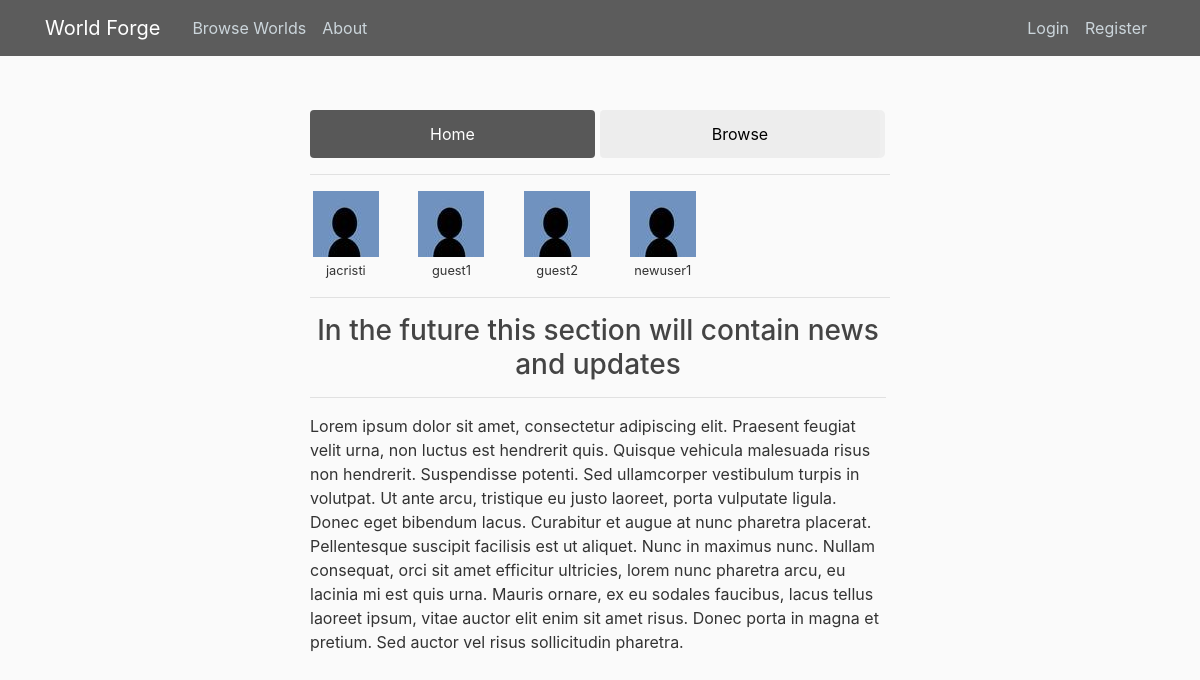
Page /forge/ on the committed database.
### users/models.py (models this page shows, shortened)
class Profile(models.Model):
    user = models.OneToOneField(User, on_delete=models.CASCADE)
    image = models.ImageField(blank=True, upload_to='profile_pics')
    image_thumb = models.ImageField(blank=True, upload_to='profile_pics/thumbs')
    user_tier = models.IntegerField(default=1)

### forge/views.py (the view)
# urls.py: url(r'', views.home, name='forge_home'),
def home(request):
    users = User.objects.all()
    profiles = Profile.objects.all()
    context = {
        'users': users,
        'profiles': profiles,
        'home_active': 'active',
    }
    return render(request, 'forge/home.html', context)

### forge/templates/forge/home.html
{% extends 'forge/base.html' %}
{% load static %}
{% block content %}
<div class="center-div">
    {% include 'forge/sub_nav.html' %}
  <div class="row">
  {% for profile in profiles %}
    <div class="col-sm-2 mr-1">
      <a href="{% url 'world_index' profile.user.username %}">
        {% if profile.image_thumb %}
        <img src="{{ profile.image_thumb.url }}" title="{{ profile.user.username }}"/>
        {% else %}
        <img src="{% static 'forge/default_profile_thumb.jpg' %}" title="{{ profile.user.username }}"/>
        {% endif %}
      </a>
      <small>{{ profile.user.username }}</small>
    </div>
  {% endfor %}
</div>
  <hr/>
  <div class="mb-1 mr-1">
    <h3>In the future this section will contain news and updates</h3>
  <hr/>
    <p> Lorem ipsum dolor sit amet, consectetur adipiscing elit. Praesent feugiat velit urna, non luctus est hendrerit quis. Quisque vehicula malesuada risus non hendrerit. Suspendisse potenti. Sed ullamcorper vestibulum turpis in volutpat. Ut ante arcu, tristique eu justo laoreet, porta vulputate ligula. Donec eget bibendum lacus. Curabitur et augue at nunc pharetra placerat. Pellentesque suscipit facilisis est ut aliquet. Nunc in maximus nunc. Nullam consequat, orci sit amet efficitur ultricies, lorem nunc pharetra arcu, eu lacinia mi est quis urna. Mauris ornare, ex eu sodales faucibus, lacus tellus laoreet ipsum, vitae auctor elit enim sit amet risus. Donec porta in magna et pretium. Sed auctor vel risus sollicitudin pharetra.</p>
  </div>
</div>
{% endblock %}

### forge/static/forge/main.css (style rules this page uses)
body { background: #fafafa; color: #333333; margin-top: 5rem; }
h1, h2, h3, h4, h5, h6 { color: #444444; }
.center-div { margin: auto; width: 50%; padding: 10px; text-align: center; }
.center-div p { text-align: left; }

### rows in the picture
Profile: image_thumb (placeholder picture), user.username "jacristi"
Profile: image_thumb (placeholder picture), user.username "guest1"
Profile: image_thumb (placeholder picture), user.username "guest2"
Profile: image_thumb (placeholder picture), user.username "newuser1"
